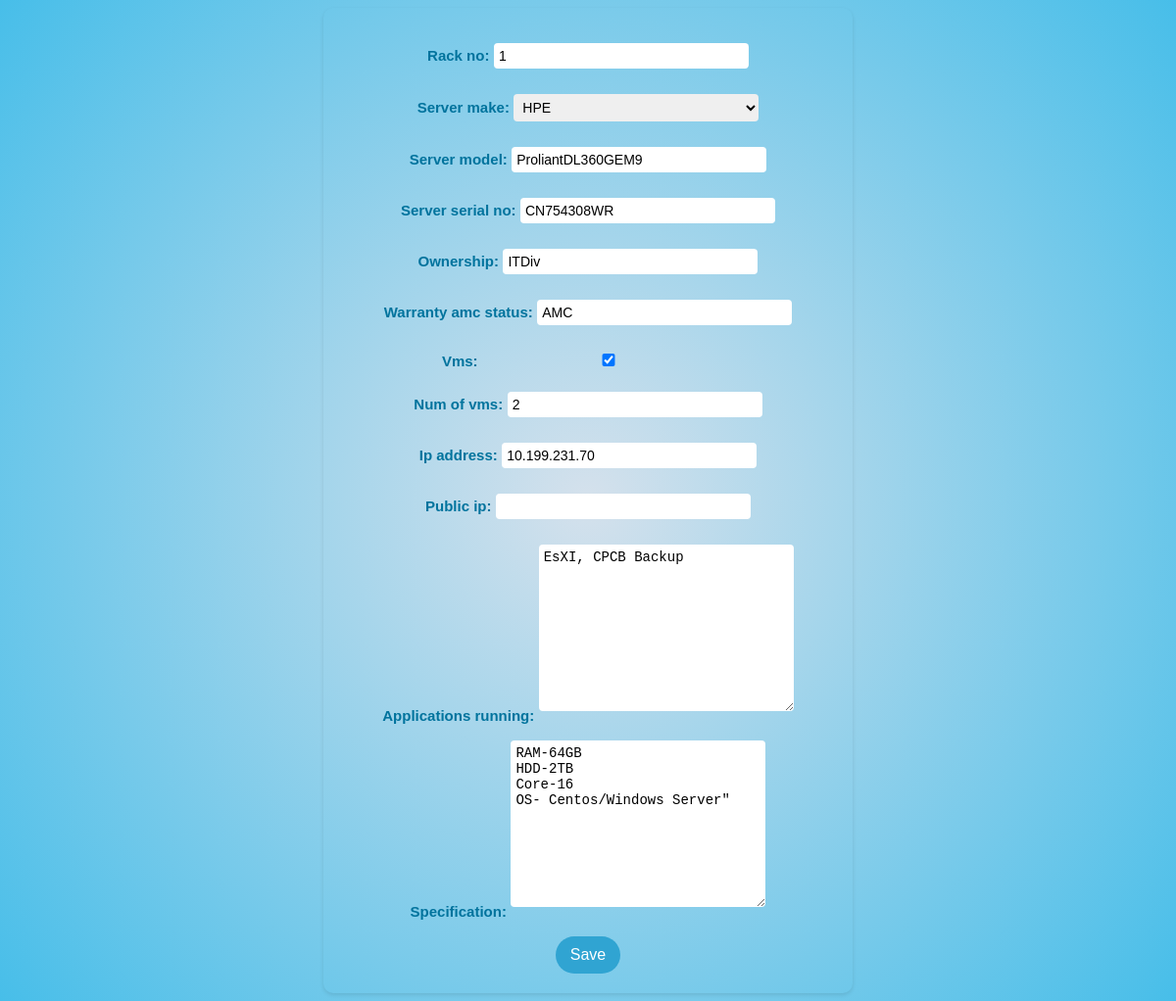
Page /edit/1/ on the committed database.
### qrapp/models.py (models this page shows, shortened)
class Server(models.Model):
    rack_no = models.IntegerField()
    server_make = models.ForeignKey(Company, on_delete=models.CASCADE)
    server_model = models.CharField(max_length=100)
    server_serial_no = models.CharField(max_length=100)
    ownership = models.CharField(max_length=100)
    warranty_amc_status = models.CharField(max_length=100)
    vms = models.BooleanField()
    num_of_vms = models.IntegerField()
    ip_address = models.GenericIPAddressField()
    public_ip = models.GenericIPAddressField(null=True, blank=True)
    applications_running = models.TextField()
    specification = models.TextField(null=True, blank=True)

### qrapp/views.py (the view)
# urls.py: path('edit/<int:edit_id>/', views.edit, name='edit'),
def edit(request, edit_id):
    server = get_object_or_404(Server, id=edit_id)
    if request.method == 'POST':
        form = ServerForm(request.POST, instance=server)
        if form.is_valid():
            form.save()
            return redirect('apps')
    else:
        form = ServerForm(instance=server)
    context = {'form': form, 'server': server}
    return render(request, 'edit.html', context)

### qrapp/forms.py
class ServerForm(forms.ModelForm):
    class Meta:
        model = Server
        fields = '__all__'

### qrapp/models.py (called while the page is built)
    def __str__(self):
        return self.company

### qrapp/templates/edit.html (shortened to what this page needs)
<!DOCTYPE html>
<html>
<head>
    <link rel="stylesheet" href="https://cdnjs.cloudflare.com/ajax/libs/font-awesome/5.15.3/css/all.min.css">
    <body>
        <form class="form-container"method="post">
            {{ form.as_p }}
            <button class="search-button" type="submit">Save</button>
          </form>
    </body>
</html>

### qrapp/templates/edit.html (style rules this page uses)
body { font-family: Calibri, Helvetica, sans-serif; background-image: radial-gradient(circle at center,#d5e1ec,#47bee9); background-size:contain; background-position: center; }
.form-container { max-width: 500px; margin: 0 auto; padding: 20px; border-radius: 10px; box-shadow: 0 2px 4px rgba(0, 0, 0, 0.1); text-align: center; }
.form-container label { color: #00739d; font-size: 15PX; font-weight: bold; }
.form-container input[type="text"], .form-container textarea, .form-container input[type="checkbox"], .form-container input[type="number"], .form-container select { width: 50%; padding: 5px; margin-bottom: 10px; border: none; border-radius: 4px; font-size: 14px; }
.form-container input[type="text"], .form-container textarea { background-color: white; }
.form-container input[type="number"]::placeholder { color: #999999; }
.search-button { background-color: rgb(48, 164, 210); color: white; padding: 10px 15px; border: none; border-radius: 20px; font-size: 16px; cursor: pointer; position: right; }

### rows in the picture
Server: rack_no "1", server_make "HPE", server_model "ProliantDL360GEM9", server_serial_no "CN754308WR", ownership "ITDiv", warranty_amc_status "AMC", vms "☑", num_of_vms "2", ip_address "10.199.231.70", applications_running "EsXI, CPCB Backup", specification "RAM-64GB HDD-2TB Core-16 OS- Centos/Windows Server\""
